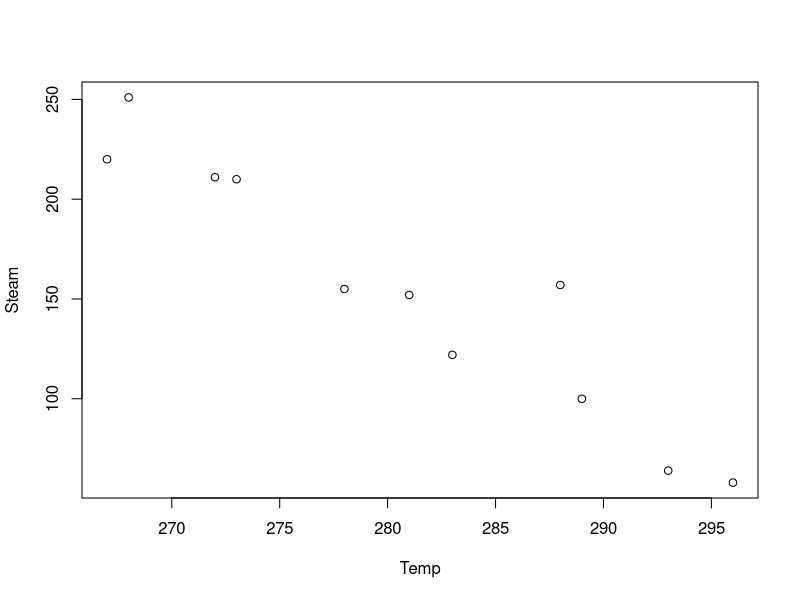

The R script that drew this image:

Temp <- c(267, 268, 272, 273, 278, 281, 283, 288, 289, 293, 296)
Steam <- c(220, 251, 211, 210, 155, 152, 122, 157, 100, 64, 58)

plot(Temp, Steam)

model.ls <- lm(Steam ~ Temp)
summary(model.ls)
confint(model.ls)